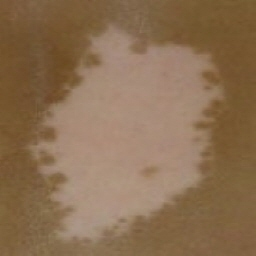
#> input picture V_data/Train/Images/287.jpg, 256 x 256 px, found by its file name
$ jupyter execute --allow-errors Capston.ipynb   (shell and % lines are left out)   (text cells are left out)
#> lines starting #> are read from the running program, lines starting #| are printed output that depends on the picture; after the words box and inside, x2 and y2 are one past the last pixel; in counts of white or black regions, pixels touching at a corner belong together; long printed decimals are rounded; pictures that were not available may be replaced by others from this repository, and a replacement may not be noted
[cell 1]

from typing import Callable, List, Tuple
import os
import torch
import catalyst
from catalyst import utils

[cell 2]
import requests
import zipfile

DATA_URL = 'https://drive.google.com/u/0/uc?id=1ltBLsOPMPvZ7BV_fIF6HSjIqWr8FDCI5&export=download'
DATA_PATH = os.path.join('.', 'data')
FILE_NAME = os.path.join(DATA_PATH, 'V_data.zip')

if not os.path.isfile(FILE_NAME):
  print("Downloading the data...")
  os.makedirs('data', exist_ok=True)
  with requests.get(DATA_URL) as req:
    with open(FILE_NAME, 'wb') as f:
      f.write(req.content)
  if 200 <= req.status_code < 300:
    print("Download complete!")
  else:
    print("Download failed!")
else:
  print(FILE_NAME, "already exists, skipping download...")

#> (the rest of this cell did not finish here and is left out)

[cell 3]
#데이터 저장할 폴더 생성
import os.path
dir_path = "/content"
dir_name = "Res"
if os.path.isdir("/content/Res"):
  print("File is already exist")
else:
  os.mkdir(dir_path + "/" + dir_name + "/")

[cell 4]
from pathlib import Path

ROOT = Path("data/V_data/Test")

train_image_path = ROOT / "Images"
train_mask_path = ROOT / "Masks"

[cell 5]
import random
import matplotlib.pyplot as plt
import numpy as np
from skimage.io import imread as gif_imread


# [9 lines left out: function show_examples, not called in this run]


def show(index: int, images: List[Path], masks: List[Path]):
    image_path = images[index]
    name = image_path.name

    image = utils.imread(image_path)
    mask = utils.imread(masks[index])

    show_examples(name, image, mask)


def show_random(images: List[Path], masks: List[Path]):
    length = len(images)
    index = random.randint(0, length - 1)
    show(index, images, masks)
#> (the call stopped at in show, `image = utils.imread(image_path)`: catalyst is not available in this run)

ALL_IMAGES = sorted(train_image_path.glob("*.jpg"))
ALL_MASKS = sorted(train_mask_path.glob("*.png"))

[cell 6]
show_random(ALL_IMAGES, ALL_MASKS)

[cell 7]
from typing import Any, Callable, Optional
from PIL import Image
from torchvision.datasets.vision import VisionDataset


class SegmentationDataset(VisionDataset):

    def __init__(self,
                 root: str,
                 image_folder: str,
                 mask_folder: str,
                 transforms: Optional[Callable] = None,
                 subset: str = None,
                 ) -> None:

        super().__init__(root, transforms)
        image_folder_path = Path(self.root) / image_folder
        mask_folder_path = Path(self.root) / mask_folder
        if not image_folder_path.exists():
            raise OSError(f"{image_folder_path} does not exist.")
        if not mask_folder_path.exists():
            raise OSError(f"{mask_folder_path} does not exist.")

        self.image_names = sorted(image_folder_path.glob("*"))
        self.mask_names = sorted(mask_folder_path.glob("*"))


    def __len__(self) -> int:
        return len(self.image_names)

    # [24 lines left out: function __getitem__, not called in this run]

[cell 8]
from torch.utils.data import DataLoader
from torchvision import transforms


def get_dataloader(data_dir: str,
                              image_folder: str = 'Images',
                              mask_folder: str = 'Masks',
                              batch_size: int = 5):

    data_transforms =  transform

    image_datasets = {
        x: SegmentationDataset(root=Path(data_dir) / x,
                               transforms=data_transforms,
                               image_folder=image_folder,
                               mask_folder=mask_folder,)
        for x in ['Train', 'Test']
    }
    dataloaders = {
        x: DataLoader(image_datasets[x],
                      batch_size=batch_size,
                      shuffle=True,
                      num_workers=1)
        for x in ['Train', 'Test']
    }
    return dataloaders

[cell 9]
import torchvision.transforms.functional as TF
# [32 lines left out: function transform, not called in this run]

[cell 10]
from pathlib import Path
#> (the rest of this cell did not finish here and is left out)

[cell 11]
# From segmentation_models_pytorch -> Unet, Deeplab, ...
# outputs['out'] -> outputs
import segmentation_models_pytorch as smp

#> (the rest of this cell did not finish here and is left out)

[cell 12]
# From torchvision.models -> Fcn, Deeplab, ...
from torchvision.models.segmentation.deeplabv3 import DeepLabHead
from torchvision.models.segmentation.deeplabv3 import FCNHead
from torchvision import models
#> (the rest of this cell did not finish here and is left out)

[cell 13]
import copy
import csv
from tqdm import tqdm


# [66 lines left out: function train_model, not called in this run]

[cell 14]
from sklearn.metrics import f1_score

#> (the rest of this cell did not finish here and is left out)

[cell 15]
import cv2
import pandas as pd

#> (the rest of this cell did not finish here and is left out)

#> (a cell that did not finish here is left out)

[cell 17]
filename = "data/V_data/Train/Images/287.jpg"
M_filename = "data/V_data/Train/Masks/287.png"
img = Image.open(filename)
#> img is the input picture: PIL image 256x256 RGB; mean R, G, B 139.3, 110.7, 81.8
mask = Image.open(M_filename)
img = np.array(img).transpose(2,0,1)
img = np.reshape(img,(1,3,256,256))

#> (the rest of this cell did not finish here and is left out)

#> (a cell that did not finish here is left out)

[cell 19]
from google.colab.patches import cv2_imshow

gray_img = cv2.imread("SegmentationOutput.png",cv2.IMREAD_GRAYSCALE)
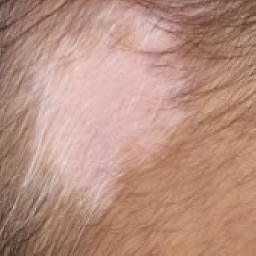
#> input picture V_data/Test/Images/002.jpg, 256 x 256 px, given in place of SegmentationOutput.png, which was not available
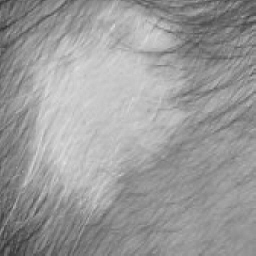
#> gray_img: shape (256, 256); min 50, max 226, mean 154.7
mask_img = cv2.resize(gray_img,(256,256))
ret,mask_img = cv2.threshold(mask_img, 127, 255, cv2.THRESH_BINARY) # 마스크 이미지 생성
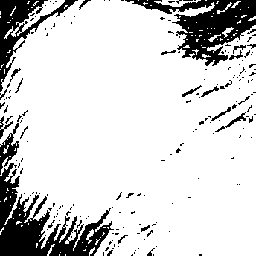
#> mask_img: shape (256, 256); 83.1% white; 190 black regions (168 under 20 px), largest, box (x1, y1, x2, y2) and area: (0, 163, 114, 256) 4029, (125, 0, 256, 66) 3372, (0, 0, 78, 92) 1818
ret,reverse_mask_img = cv2.threshold(mask_img, 127, 255, cv2.THRESH_BINARY_INV) # 마스크 뒤집은 이미지 생성

img = Image.open(filename)
numpy_img = np.array(img)
img = cv2.cvtColor(numpy_img, cv2.COLOR_RGB2BGR)
#> img: shape (256, 256, 3)
img_1 = cv2.cvtColor(numpy_img, cv2.COLOR_RGB2BGR)
img_2 = cv2.cvtColor(numpy_img, cv2.COLOR_RGB2BGR)


img_1 = cv2.bitwise_and(img,img,mask = mask_img)
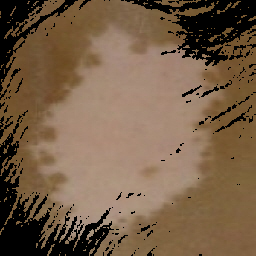
#> img_1: shape (256, 256, 3); mean B, G, R 71.1, 94.3, 118.1
img_2 = cv2.bitwise_and(img,img,mask = reverse_mask_img)
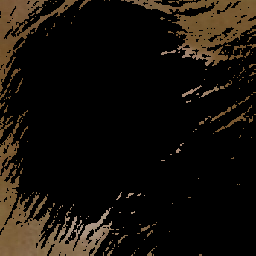
#> img_2: shape (256, 256, 3); mean B, G, R 10.7, 16.4, 21.2

cv2_imshow(img)
cv2_imshow(img_1)
cv2_imshow(img_2)

[cell 20]
# Mask를 통해 계산한 병변영역과 비병변영역의 RGB평균값 비교
a = cv2.mean(img,mask=mask_img)
#> a = (85.58, 113.5, 142.1, 0)
b = cv2.mean(img,mask=reverse_mask_img)
#> b = (63.3, 97.09, 125.6, 0)
a_mean = np.sum(a) / 3
#> a_mean = 113.7
b_mean = np.sum(b) / 3
#> b_mean = 95.33
print(a_mean,b_mean)
#| 113.709 95.334
